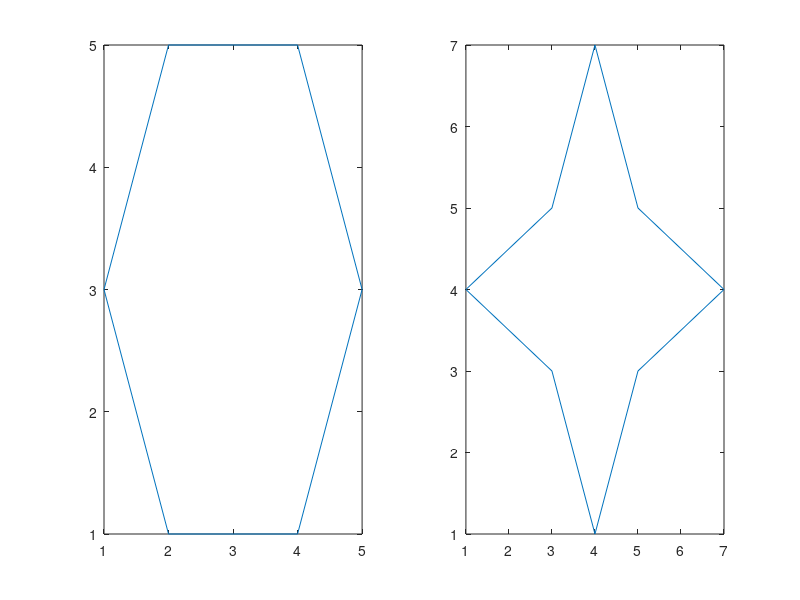

Write MATLAB code to recreate this figure.
x =[1 2 3 4 5 4 3 2 1];
y =[3 1 1 1 3 5 5 5 3];
subplot(1,2,1);
plot(x,y);
hold on;

D = [1 3 4 5 7 5 4 3 1;4 3 1 3 4 5 7 5 4];
x=D(1,:);
y=D(2,:);
subplot(1,2,2);
plot(x,y);